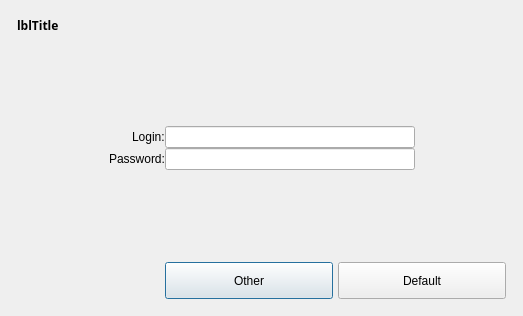
<?xml version="1.0" encoding="UTF-8"?>
<ui version="4.0">
 <class>Dialog</class>
 <widget class="QDialog" name="Dialog">
  <property name="geometry">
   <rect>
    <x>0</x>
    <y>0</y>
    <width>523</width>
    <height>316</height>
   </rect>
  </property>
  <property name="windowTitle">
   <string>Dialog</string>
  </property>
  <property name="autoFillBackground">
   <bool>false</bool>
  </property>
  <layout class="QVBoxLayout" name="verticalLayout_2">
   <item>
    <widget class="QFrame" name="frContainer">
     <property name="frameShape">
      <enum>QFrame::NoFrame</enum>
     </property>
     <property name="frameShadow">
      <enum>QFrame::Raised</enum>
     </property>
     <layout class="QVBoxLayout" name="verticalLayout">
      <property name="spacing">
       <number>0</number>
      </property>
      <property name="margin">
       <number>6</number>
      </property>
      <item>
       <layout class="QHBoxLayout" name="DialogTitle">
        <property name="bottomMargin">
         <number>5</number>
        </property>
        <item>
         <widget class="QLabel" name="lblTitle">
          <property name="sizePolicy">
           <sizepolicy hsizetype="Preferred" vsizetype="Preferred">
            <horstretch>0</horstretch>
            <verstretch>0</verstretch>
           </sizepolicy>
          </property>
          <property name="maximumSize">
           <size>
            <width>16777215</width>
            <height>45</height>
           </size>
          </property>
          <property name="font">
           <font>
            <family>Century Gothic</family>
            <weight>75</weight>
            <bold>true</bold>
           </font>
          </property>
          <property name="text">
           <string>lblTitle</string>
          </property>
         </widget>
        </item>
       </layout>
      </item>
      <item>
       <spacer name="ContentTopSpacer">
        <property name="orientation">
         <enum>Qt::Vertical</enum>
        </property>
        <property name="sizeHint" stdset="0">
         <size>
          <width>20</width>
          <height>44</height>
         </size>
        </property>
       </spacer>
      </item>
      <item>
       <layout class="QHBoxLayout" name="horizontalLayout">
        <item>
         <spacer name="ContentLeftSpacer">
          <property name="orientation">
           <enum>Qt::Horizontal</enum>
          </property>
          <property name="sizeHint" stdset="0">
           <size>
            <width>40</width>
            <height>20</height>
           </size>
          </property>
         </spacer>
        </item>
        <item>
         <layout class="QFormLayout" name="formLayout">
          <property name="labelAlignment">
           <set>Qt::AlignRight|Qt::AlignTrailing|Qt::AlignVCenter</set>
          </property>
          <item row="0" column="0">
           <widget class="QLabel" name="lblLoginName">
            <property name="text">
             <string>Login:</string>
            </property>
           </widget>
          </item>
          <item row="0" column="1">
           <widget class="QLineEdit" name="txtUserName">
            <property name="minimumSize">
             <size>
              <width>250</width>
              <height>0</height>
             </size>
            </property>
            <property name="text">
             <string/>
            </property>
           </widget>
          </item>
          <item row="1" column="0">
           <widget class="QLabel" name="lblPassword">
            <property name="text">
             <string>Password:</string>
            </property>
           </widget>
          </item>
          <item row="1" column="1">
           <widget class="QLineEdit" name="txtPassword">
            <property name="echoMode">
             <enum>QLineEdit::Password</enum>
            </property>
           </widget>
          </item>
         </layout>
        </item>
        <item>
         <spacer name="ContentRightSpacer">
          <property name="orientation">
           <enum>Qt::Horizontal</enum>
          </property>
          <property name="sizeHint" stdset="0">
           <size>
            <width>40</width>
            <height>20</height>
           </size>
          </property>
         </spacer>
        </item>
       </layout>
      </item>
      <item>
       <spacer name="ContentBottomSpacer">
        <property name="orientation">
         <enum>Qt::Vertical</enum>
        </property>
        <property name="sizeHint" stdset="0">
         <size>
          <width>20</width>
          <height>43</height>
         </size>
        </property>
       </spacer>
      </item>
      <item>
       <layout class="QHBoxLayout" name="DialogButtons">
        <property name="topMargin">
         <number>5</number>
        </property>
        <item>
         <spacer name="ButtonAlignSpacer">
          <property name="orientation">
           <enum>Qt::Horizontal</enum>
          </property>
          <property name="sizeHint" stdset="0">
           <size>
            <width>40</width>
            <height>20</height>
           </size>
          </property>
         </spacer>
        </item>
        <item>
         <widget class="QPushButton" name="btnCancel">
          <property name="enabled">
           <bool>true</bool>
          </property>
          <property name="minimumSize">
           <size>
            <width>168</width>
            <height>37</height>
           </size>
          </property>
          <property name="maximumSize">
           <size>
            <width>168</width>
            <height>37</height>
           </size>
          </property>
          <property name="text">
           <string>Other</string>
          </property>
          <property name="default">
           <bool>false</bool>
          </property>
         </widget>
        </item>
        <item>
         <spacer name="ButtonsSpacer">
          <property name="orientation">
           <enum>Qt::Horizontal</enum>
          </property>
          <property name="sizeType">
           <enum>QSizePolicy::Fixed</enum>
          </property>
          <property name="sizeHint" stdset="0">
           <size>
            <width>5</width>
            <height>20</height>
           </size>
          </property>
         </spacer>
        </item>
        <item>
         <widget class="QPushButton" name="btnOK">
          <property name="enabled">
           <bool>true</bool>
          </property>
          <property name="minimumSize">
           <size>
            <width>168</width>
            <height>37</height>
           </size>
          </property>
          <property name="maximumSize">
           <size>
            <width>168</width>
            <height>37</height>
           </size>
          </property>
          <property name="text">
           <string>Default</string>
          </property>
          <property name="default">
           <bool>false</bool>
          </property>
         </widget>
        </item>
       </layout>
      </item>
     </layout>
    </widget>
   </item>
  </layout>
 </widget>
 <resources/>
 <connections/>
</ui>
